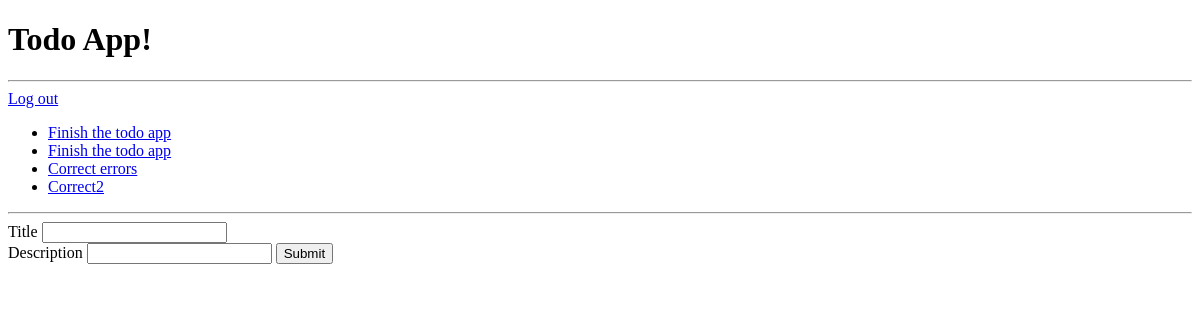
The app's page /todo/ (signed in), older data.
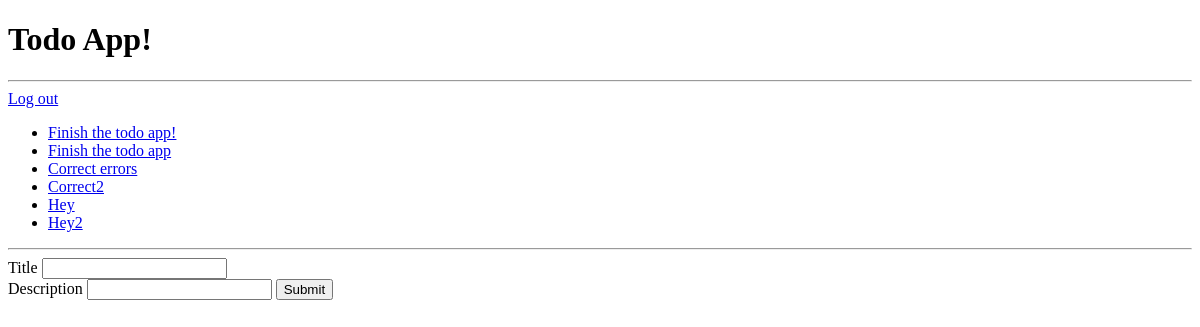
The same page, newer data.
### todoapp/models.py (models this page shows)
class TodoItem(models.Model):
    user = models.ForeignKey(User, on_delete=models.CASCADE)
    title = models.CharField(max_length=200)
    status = models.BooleanField()
    description = models.TextField(blank=True)

### todoapp/views.py (the view, shortened to what this page needs)
# urls.py: path('', views.index, name='index'),
@login_required
def index(request):
    if request.method == 'GET':
        todo_items = TodoItem.objects.filter(user=request.user)
        context = {
            'todos': todo_items
        }
        return render(request, 'todoapp/index.html', context)

### todoapp/templates/todoapp/index.html (shortened to what this page needs)
<!DOCTYPE html>
<html lang="en">
<head>
</head>
<body>
    <h1>Todo App!</h1>
    <hr>
    <a href="{% url 'loginapp:logout' %}">Log out</a>
    <ul>
        {% for todo in todos %}
            <li>
                <a href="{% url 'todoapp:details' todo.pk %}">{{ todo.title }}</a>
            </li>
        {% endfor %}
    </ul>
    <hr>
    <form action="." method="POST">
        <label for="title">Title</label>
        <input id="title" type="text" name="title">
        <br>
        <label for="description">Description</label>
        <input id="description" type="textarea" name="description">
        <input type="submit" value="Submit">
    </form>
</body>
</html>

Row changes from the older to the newer data that the page shows:
changed TodoItem: title "Finish the todo app" → "Finish the todo app!"
added TodoItem: title "Hey"
added TodoItem: title "Hey2"
